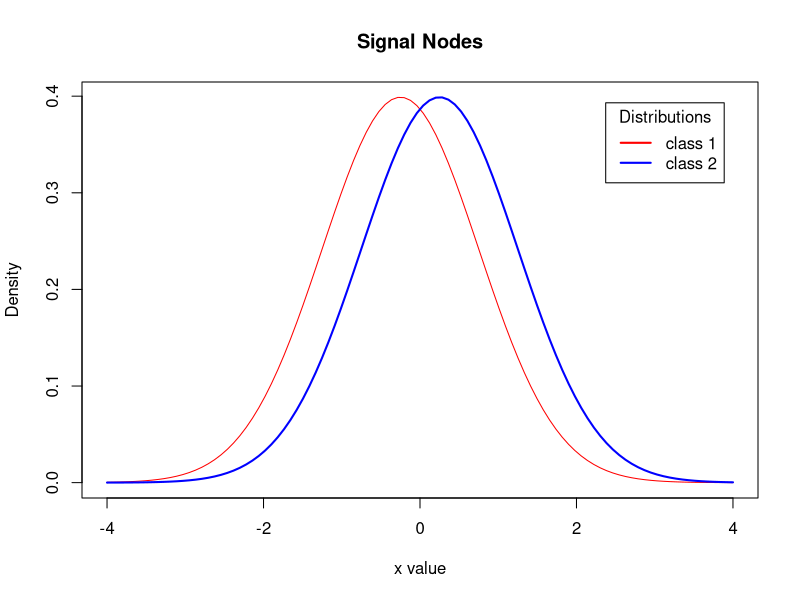
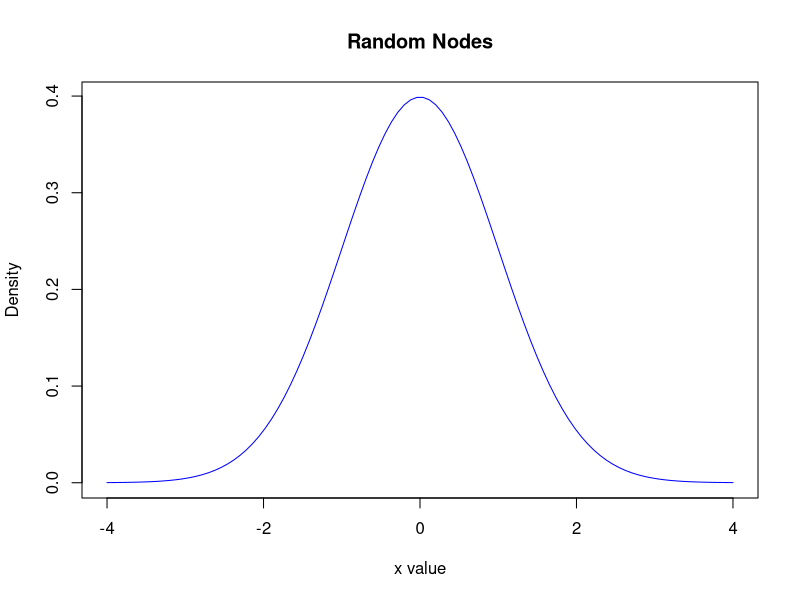

Reproduce these figures in R, in order.
means <- c(-1/4, 1/4)

x <- seq(-4, 4, length=100)
hx <- dnorm(x, mean = means[1], sd = 1)

colors <- c("red", "blue", "darkgreen", "gold", "black")
labels <- c("class 1", "class 2")

postscript('signal-nodes.eps', width = 1400, height = 600)
plot(x, hx, type="l", xlab="x value", col = colors[1],
  ylab="Density", main="Signal Nodes", xlim=c(-4, 4))

lines(seq(-4, 4, length=100), dnorm(x, mean=means[2], sd=1)
                                           , lwd=2, col=colors[2])

legend("topright", inset=.05, title="Distributions",
  labels, lwd=2, lty=c(1, 1, 1, 1, 2), col=colors)
dev.off()


x <- seq(-4, 4, length=100)
hx <- dnorm(x)

postscript('random-nodes.eps', width = 1400, height = 600)
plot(x, hx, type="l", xlab="x value", col = colors[2],
  ylab="Density", main="Random Nodes", xlim=c(-4,4))
dev.off()
